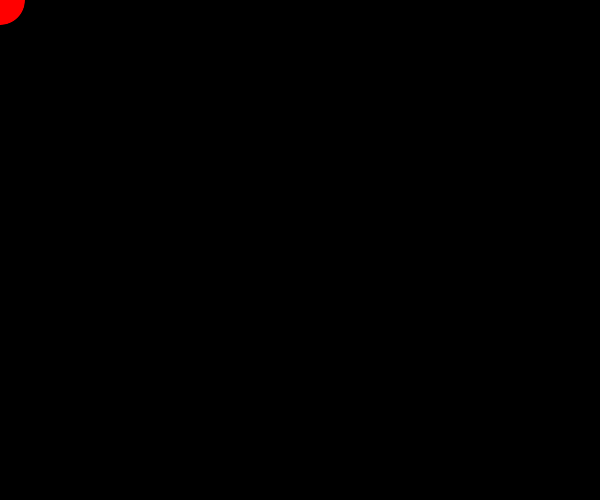
Frame 1 (no input)
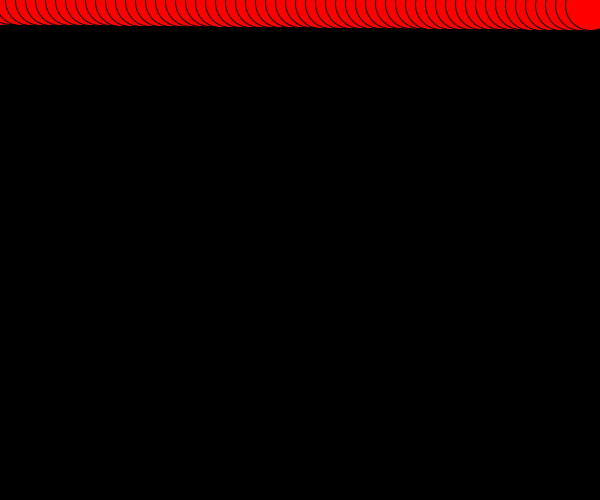
Frame 60 (the mouse pressed at the canvas centre just before this capture)
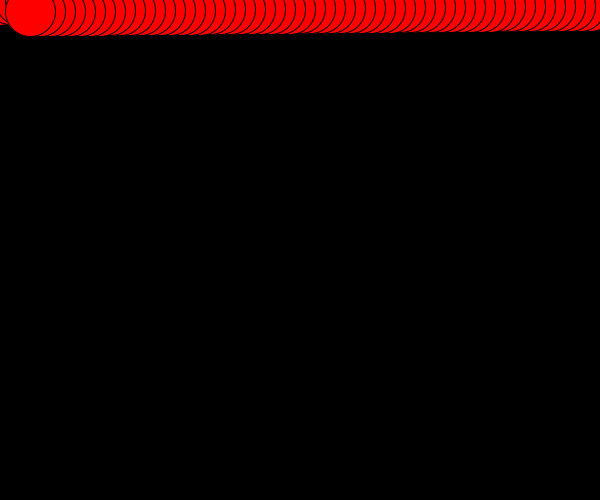
Frame 120 (the mouse held since frame 60 and released just before this capture)

The Processing sketch that drew these frames (run headless with seeded random() and noise(); from frame 60 on, the mouse is pressed at the canvas centre):

// Processing sketch: function_use_with_moved_ball
// ── function_use_with_moved_ball.pde
float i=0;
float j=0;
float speedx=10;
float speedy=-0.1;
void setup()
{
  size(600,500);
  background(0);
}
void draw()
{
display();
moved();
check();
}
void display()
{
  fill(255,0,0);
  ellipse(i,j,50,50);
}
void moved()
{
  i=i+speedx;
  j=j+speedy;
}
void check()
{
if(i>width||i<0)
speedx=speedx*-1;
if(j>height||j<0)
speedy=speedy*-1;
}
